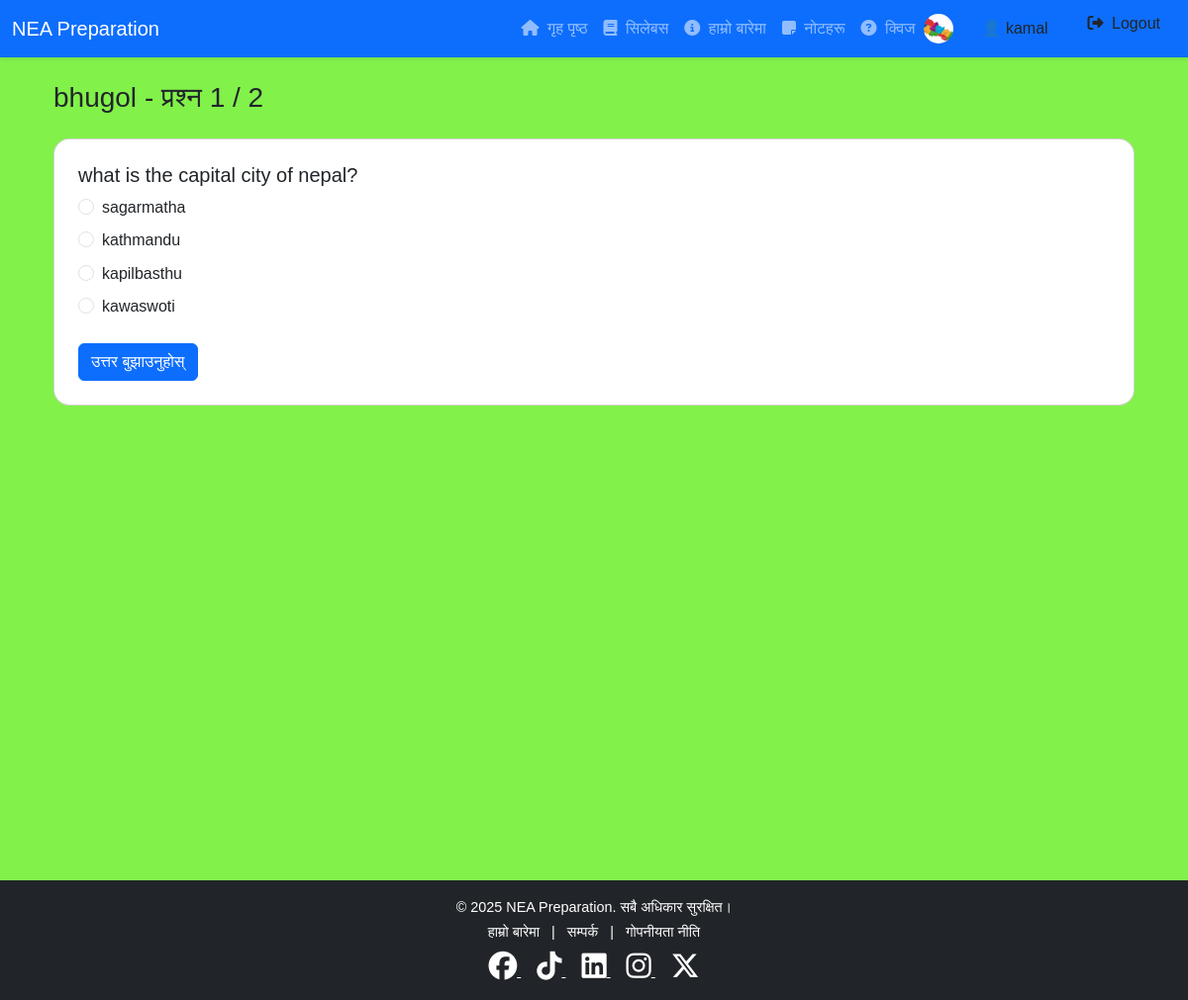
The app's page /quiz/bhugol/ (signed in) with its own data.
### accounts/models.py (models this page shows, shortened)
class Profile(models.Model):
    user = models.OneToOneField(User, on_delete=models.CASCADE)
    bio = models.TextField(blank=True)
    profile_pic = models.ImageField(upload_to='profile_pics/', blank=True, null=True)
    joined_at = models.DateTimeField(auto_now_add=True)

### quiz/models.py (models this page shows, shortened)
class Category(models.Model):
    name = models.CharField(max_length=100, unique=True)
    slug = models.SlugField(max_length=100, unique=True, blank=True)

class Question(models.Model):
    category = models.ForeignKey(Category, on_delete=models.CASCADE, related_name='questions')
    text = models.TextField()

class Option(models.Model):
    question = models.ForeignKey(Question, on_delete=models.CASCADE, related_name='options')
    text = models.CharField(max_length=255)
    is_correct = models.BooleanField(default=False)
    explanation = models.TextField(blank=True, null=True)

### quiz/views.py (the view, shortened to what this page needs)
# urls.py: path('<slug:category_slug>/', views.quiz_by_category_view, name='quiz_by_category'),
def quiz_by_category_view(request, category_slug):
    category = get_object_or_404(Category, slug=category_slug)
    if 'current_question_index' not in request.session or request.session['category_slug'] != category_slug:
        request.session['current_question_index'] = 0
        request.session['correct_answers_count'] = 0
        request.session['category_slug'] = category_slug
        request.session['question_ids'] = list(category.questions.values_list('id', flat=True))
        request.session['answered'] = False  # initially not answered
        request.session.save()
    question_ids = request.session.get('question_ids', [])
    total_questions = len(question_ids)
    current_index = request.session['current_question_index']
    question_id = question_ids[current_index]
    question = get_object_or_404(Question, id=question_id)
    context = {
        'category': category,
        'question': question,
        'current_question_index': current_index + 1,
        'total_questions': total_questions,
        'answered': request.session.get('answered', False),
    }
    return render(request, 'quiz/quiz_by_category.html', context)

### templates/quiz/quiz_by_category.html (shortened to what this page needs)
{% extends 'base.html' %}
{% block content %}
<div class="container">
    <h3>{{ category.name }} - प्रश्न {{ current_question_index }} / {{ total_questions }}</h3>
    <div class="card my-4 p-4">
        <form method="POST">
            <h5>{{ question.text }}</h5>
            {% for option in question.options.all %}
                <div class="form-check my-2">
                    <input class="form-check-input" type="radio" name="answer" value="{{ option.id }}" id="option{{ option.id }}" {% if answered %}disabled{% endif %}>
                    <label class="form-check-label" for="option{{ option.id }}">
                        {{ option.text }}
                    </label>
                </div>
            {% endfor %}
            {% if not answered %}
                <button type="submit" name="submit_answer" class="btn btn-primary mt-3">उत्तर बुझाउनुहोस्</button>
            {% else %}
                <button type="submit" name="next_question" class="btn btn-success mt-3">अर्को प्रश्न</button>
            {% endif %}
        </form>
    </div>
</div>
{% endblock %}

### templates/base.html (shortened to what this page needs)
<!DOCTYPE html>
{% load static %}
<html>
<head>
  <link href="https://cdn.jsdelivr.net/npm/bootstrap@5.3.3/dist/css/bootstrap.min.css" rel="stylesheet">
  <link rel="stylesheet" href="https://cdnjs.cloudflare.com/ajax/libs/font-awesome/6.5.2/css/all.min.css" />
  <link rel="stylesheet" href="{% static 'css/style.css' %}">
  <link href="https://unpkg.com/aos@2.3.1/dist/aos.css" rel="stylesheet">
</head>
<body>
<nav class="navbar navbar-expand-lg navbar-dark bg-primary shadow-sm sticky-top">
  <div class="container-fluid">
    <a class="navbar-brand" href="{% url 'home' %}">NEA Preparation</a>
    <div class="collapse navbar-collapse" id="navbarNav">
      <ul class="navbar-nav ms-auto">
        <li class="nav-item">
          <a class="nav-link" href="{% url 'home' %}">
              <i class="fas fa-home me-1"></i> गृह पृष्ठ
          </a>
        </li>
        <li class="nav-item">
          <a class="nav-link" href="{% url 'syllabus:faculty_list' %}">
              <i class="fas fa-book me-1"></i> सिलेबस
          </a>
        </li>
        <li class="nav-item">
          <a class="nav-link" href="{% url 'about' %}">
              <i class="fas fa-info-circle me-1"></i> हाम्रो बारेमा
          </a>
        </li>
        <li class="nav-item">
          <a class="nav-link" href="{% url 'notes:subject_list' %}">
              <i class="fas fa-sticky-note me-1"></i> नोटहरू
          </a>
        </li>
        <li class="nav-item">
          <a class="nav-link" href="{% url 'quiz:quiz_list' %}">
              <i class="fas fa-question-circle me-1"></i> क्विज
          </a>
        </li>
      {% if user.is_authenticated %}
  <li class="nav-item d-flex align-items-center">
    {% if user.profile.profile_pic %}
      <img src="{{ user.profile.profile_pic.url }}" alt="Profile Photo"
           style="height:30px; width:30px; border-radius:50%; object-fit:cover; margin-right: 5px;">
    {% else %}
      <i class="fas fa-user-circle fa-lg text-white me-2"></i>
    {% endif %}
    <a class="nav-link btn btn-light text-dark px-3 py-1 ms-2" href="{% url 'profile' %}">
      👤 {{ user.username }}
    </a>
  </li>
  <li class="nav-item">
    <form method="POST" action="{% url 'logout' %}">
      <button class="btn btn-light text-dark px-3 py-1 ms-2 nav-link" type="submit">
        <i class="fas fa-sign-out-alt me-1"></i> Logout
      </button>
    </form>
  </li>
{% endif %}
      </ul>
    </div>
  </div>
</nav>
<div class="container mt-4 mb-5" style="min-height: calc(110vh - 120px);">
  {% block content %}
  {% endblock %}
</div>
<footer class="footer bg-dark text-white py-3 mt-auto">
  <div class="container text-center">
    <p>&copy; {% now "Y" %} NEA Preparation. सबै अधिकार सुरक्षित।</p>
    <p>
      <a href="{% url 'about' %}" class="text-white mx-2 text-decoration-none">हाम्रो बारेमा</a> |
      <a href="#" class="text-white mx-2 text-decoration-none">सम्पर्क</a> |
      <a href="#" class="text-white mx-2 text-decoration-none">गोपनीयता नीति</a>
    </p>
    <div class="social-icons mt-2">
      <a href="https://www.facebook.com/your-page-id" target="_blank" class="text-white mx-2">
        <i class="fab fa-facebook fa-2x"></i>
      </a>
      <a href="https://www.tiktok.com/@your-tiktok-id" target="_blank" class="text-white mx-2">
        <i class="fab fa-tiktok fa-2x"></i>
      </a>
      <a href="https://www.linkedin.com/in/your-profile-id" target="_blank" class="text-white mx-2">
        <i class="fab fa-linkedin fa-2x"></i>
      </a>
      <a href="https://www.instagram.com/your-instagram-id" target="_blank" class="text-white mx-2">
        <i class="fab fa-instagram fa-2x"></i>
      </a>
      <a href="https://twitter.com/your-twitter-id" target="_blank" class="text-white mx-2">
        <i class="fab fa-x-twitter fa-2x"></i>
      </a>
    </div>
  </div>
</footer>
</body>
</html>

### static/css/style.css (style rules this page uses)
body { font-family: 'Poppins', sans-serif; line-height: 1.6; background-color: #82f14a; color: #212529; }
.card { transition: all 0.3s ease; border-radius: 16px; }
footer { background-color: #1e1e1e; color: white; padding: 1rem 0; font-size: 0.9rem; margin-top: 5rem; }
.footer p, .footer .social-icons { margin-bottom: 0.1rem; }

### records on screen
Category: name "bhugol"
Question: text "what is the capital city of nepal?"
Option: text "sagarmatha"
Option: text "kathmandu"
Option: text "kapilbasthu"
Option: text "kawaswoti"

### other values on screen
{{ user.username }} "kamal"
{{ current_question_index }} "1"
{{ total_questions }} "2"
